Frame 1 (no input): blank canvas, image omitted
Frame 60 (the mouse pressed at the canvas centre just before this capture): blank canvas, image omitted
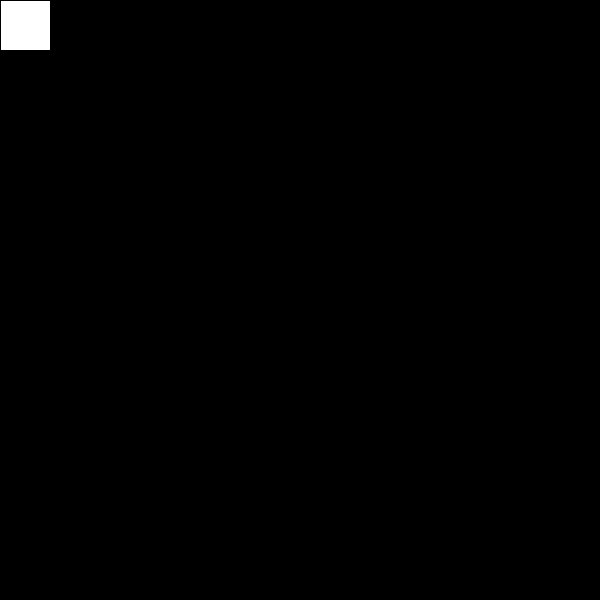
Frame 120 (the mouse held since frame 60 and released just before this capture)

The Processing sketch whose frames 1 and 60 were blank and that drew this single picture after the mouse press (run headless with seeded random() and noise(); from frame 60 on, the mouse is pressed at the canvas centre):

// Processing sketch: processing_156905
// ── processing_156905.pde

int value = 0;
PVector origin;
PVector target = new PVector(25, 25);
float alpha = 0;
PVector mouse;
float d, a, c;
float theta, beta;

void setup() {
  size(600, 600);
  smooth();
  rectMode(CENTER);
  a = 50;
  c = 200;
}
void draw() {
  background(0);
  fill(255, alpha);
  mouse = new PVector(mouseX, mouseY);
  d = mouse.dist(target);
  rect(target.x, target.y, a, a);
  
}

void mousePressed() {
  alpha = 255;
  theta = 0;
}

void mouseDragged() 
{
  value +=5;
  theta += 0.05;
  alpha  = 127 * sin(theta) + 127;
  beta = 127 * cos(theta) + 127;
  stroke(255);
  strokeWeight(2);
  fill(255, beta);
  
  if (a < width/4) {
  line(target.x - a/2, target.y - a/2, mouseX - d/4, mouseY - d/4);
  line(target.x + a/2, target.y - a/2, mouseX + d/4 , mouseY - d/4);
  line(target.x - a/2, target.y + a/2, mouseX - d/4, mouseY + d/4);
  line(target.x + a/2, target.y + a/2, mouseX + d/4, mouseY + d/4);
  
  rect(mouseX, mouseY, d/2, d/2);
  } else {
  line(target.x - a/2, target.y - a/2, mouseX - c/2 + d/4, mouseY - c/2 + d/4);
  line(target.x + a/2, target.y - a/2, mouseX + c/2 - d/4 , mouseY - c/2 + d/4);
  line(target.x - a/2, target.y + a/2, mouseX - c/2 + d/4, mouseY + c/2 - d/4);
  line(target.x + a/2, target.y + a/2, mouseX + c/2 - d/4, mouseY + c/2 - d/4);
    rect(mouseX, mouseY, c - d/2, c -d/2);
  }
}

void mouseReleased() {
  target = new PVector(mouseX, mouseY);
  origin = target;
  alpha = 255;
  value = 0;
  a = d/2;
}
